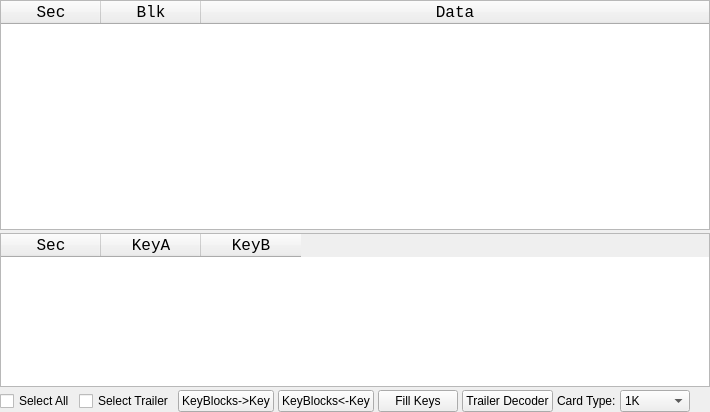
                    <widget class="QWidget" name="MF_tablesWidget">
                      <property name="sizePolicy">
                        <sizepolicy hsizetype="Expanding" vsizetype="Expanding">
                          <horstretch>0</horstretch>
                          <verstretch>0</verstretch>
                        </sizepolicy>
                      </property>
                      <property name="minimumSize">
                        <size>
                          <width>0</width>
                          <height>300</height>
                        </size>
                      </property>
                      <layout class="QVBoxLayout" name="MF_tablesLayout" stretch="3,2,0">
                        <property name="spacing">
                          <number>3</number>
                        </property>
                        <property name="leftMargin">
                          <number>0</number>
                        </property>
                        <property name="topMargin">
                          <number>0</number>
                        </property>
                        <property name="rightMargin">
                          <number>0</number>
                        </property>
                        <property name="bottomMargin">
                          <number>0</number>
                        </property>
                        <item>
                          <widget class="QTableWidget" name="MF_dataWidget">
                            <property name="sizePolicy">
                              <sizepolicy hsizetype="Expanding" vsizetype="Expanding">
                                <horstretch>2</horstretch>
                                <verstretch>0</verstretch>
                              </sizepolicy>
                            </property>
                            <property name="minimumSize">
                              <size>
                                <width>0</width>
                                <height>140</height>
                              </size>
                            </property>
                            <property name="font">
                              <font>
                                <family>Consolas</family>
                                <pointsize>12</pointsize>
                              </font>
                            </property>
                            <property name="contextMenuPolicy">
                              <enum>Qt::PreventContextMenu</enum>
                            </property>
                            <property name="acceptDrops">
                              <bool>true</bool>
                            </property>
                            <property name="selectionMode">
                              <enum>QAbstractItemView::SingleSelection</enum>
                            </property>
                            <attribute name="horizontalHeaderStretchLastSection">
                              <bool>true</bool>
                            </attribute>
                            <attribute name="verticalHeaderVisible">
                              <bool>false</bool>
                            </attribute>
                            <attribute name="verticalHeaderMinimumSectionSize">
                              <number>20</number>
                            </attribute>
                            <attribute name="verticalHeaderDefaultSectionSize">
                              <number>20</number>
                            </attribute>
                            <column>
                              <property name="text">
                                <string>Sec</string>
                              </property>
                            </column>
                            <column>
                              <property name="text">
                                <string>Blk</string>
                              </property>
                            </column>
                            <column>
                              <property name="text">
                                <string>Data</string>
                              </property>
                            </column>
                          </widget>
                        </item>
                        <item>
                          <widget class="QTableWidget" name="MF_keyWidget">
                            <property name="sizePolicy">
                              <sizepolicy hsizetype="Expanding" vsizetype="Expanding">
                                <horstretch>1</horstretch>
                                <verstretch>0</verstretch>
                              </sizepolicy>
                            </property>
                            <property name="minimumSize">
                              <size>
                                <width>0</width>
                                <height>90</height>
                              </size>
                            </property>
                            <property name="font">
                              <font>
                                <family>Consolas</family>
                                <pointsize>12</pointsize>
                              </font>
                            </property>
                            <property name="contextMenuPolicy">
                              <enum>Qt::PreventContextMenu</enum>
                            </property>
                            <property name="acceptDrops">
                              <bool>true</bool>
                            </property>
                            <property name="selectionMode">
                              <enum>QAbstractItemView::SingleSelection</enum>
                            </property>
                            <attribute name="verticalHeaderVisible">
                              <bool>false</bool>
                            </attribute>
                            <attribute name="verticalHeaderMinimumSectionSize">
                              <number>20</number>
                            </attribute>
                            <attribute name="verticalHeaderDefaultSectionSize">
                              <number>20</number>
                            </attribute>
                            <column>
                              <property name="text">
                                <string>Sec</string>
                              </property>
                            </column>
                            <column>
                              <property name="text">
                                <string>KeyA</string>
                              </property>
                            </column>
                            <column>
                              <property name="text">
                                <string>KeyB</string>
                              </property>
                            </column>
                          </widget>
                        </item>
                        <item>
                          <layout class="QHBoxLayout" name="MF_keyButtonsLayout">
                            <property name="spacing">
                              <number>4</number>
                            </property>
                            <property name="leftMargin">
                              <number>0</number>
                            </property>
                            <property name="topMargin">
                              <number>0</number>
                            </property>
                            <property name="rightMargin">
                              <number>0</number>
                            </property>
                            <property name="bottomMargin">
                              <number>0</number>
                            </property>
                            <item>
                              <widget class="QCheckBox" name="MF_selectAllBox">
                                <property name="text">
                                  <string>Select All</string>
                                </property>
                              </widget>
                            </item>
                            <item>
                              <widget class="QCheckBox" name="MF_selectTrailerBox">
                                <property name="text">
                                  <string>Select Trailer</string>
                                </property>
                              </widget>
                            </item>
                            <item>
                              <widget class="QPushButton" name="MF_data2KeyButton">
                                <property name="minimumSize">
                                  <size>
                                    <width>0</width>
                                    <height>0</height>
                                  </size>
                                </property>
                                <property name="text">
                                  <string>KeyBlocks-&gt;Key</string>
                                </property>
                              </widget>
                            </item>
                            <item>
                              <widget class="QPushButton" name="MF_key2DataButton">
                                <property name="minimumSize">
                                  <size>
                                    <width>0</width>
                                    <height>0</height>
                                  </size>
                                </property>
                                <property name="text">
                                  <string>KeyBlocks&lt;-Key</string>
                                </property>
                              </widget>
                            </item>
                            <item>
                              <widget class="QPushButton" name="MF_fillKeysButton">
                                <property name="minimumSize">
                                  <size>
                                    <width>0</width>
                                    <height>0</height>
                                  </size>
                                </property>
                                <property name="text">
                                  <string>Fill Keys</string>
                                </property>
                              </widget>
                            </item>
                            <item>
                              <widget class="QPushButton" name="MF_trailerDecoderButton">
                                <property name="minimumSize">
                                  <size>
                                    <width>0</width>
                                    <height>0</height>
                                  </size>
                                </property>
                                <property name="text">
                                  <string>Trailer Decoder</string>
                                </property>
                              </widget>
                            </item>
                            <item>
                              <widget class="QLabel" name="MF_typeLabel">
                                <property name="text">
                                  <string>Card Type:</string>
                                </property>
                              </widget>
                            </item>
                            <item>
                              <widget class="QComboBox" name="MF_Type_box">
                                <property name="minimumSize">
                                  <size>
                                    <width>70</width>
                                    <height>0</height>
                                  </size>
                                </property>
                                <property name="currentIndex">
                                  <number>1</number>
                                </property>
                                <item>
                                  <property name="text">
                                    <string>MINI</string>
                                  </property>
                                </item>
                                <item>
                                  <property name="text">
                                    <string>1K</string>
                                  </property>
                                </item>
                                <item>
                                  <property name="text">
                                    <string>2K</string>
                                  </property>
                                </item>
                                <item>
                                  <property name="text">
                                    <string>4K</string>
                                  </property>
                                </item>
                              </widget>
                            </item>
                            <item>
                              <spacer name="MF_keyButtonSpacer">
                                <property name="orientation">
                                  <enum>Qt::Horizontal</enum>
                                </property>
                                <property name="sizeHint" stdset="0">
                                  <size>
                                    <width>20</width>
                                    <height>20</height>
                                  </size>
                                </property>
                              </spacer>
                            </item>
                          </layout>
                        </item>
                      </layout>
                    </widget>
